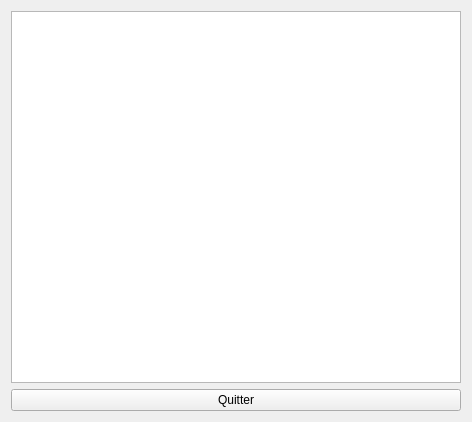
<?xml version="1.0" encoding="UTF-8"?>
<ui version="4.0">
 <class>MainWindow</class>
 <widget class="QMainWindow" name="MainWindow">
  <property name="geometry">
   <rect>
    <x>0</x>
    <y>0</y>
    <width>472</width>
    <height>422</height>
   </rect>
  </property>
  <property name="windowTitle">
   <string>MainWindow</string>
  </property>
  <widget class="QWidget" name="centralWidget">
   <layout class="QGridLayout" name="gridLayout">
    <item row="0" column="0">
     <widget class="QGraphicsView" name="graphicsView"/>
    </item>
    <item row="1" column="0">
     <widget class="QPushButton" name="pushButton">
      <property name="text">
       <string>Quitter</string>
      </property>
     </widget>
    </item>
   </layout>
  </widget>
 </widget>
 <layoutdefault spacing="6" margin="11"/>
 <resources/>
 <connections/>
</ui>
